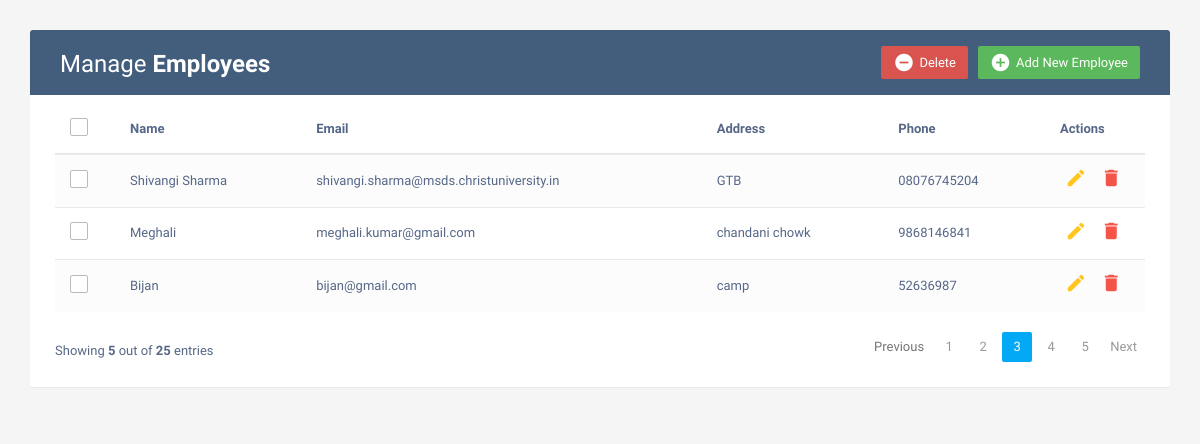
The page / on the database its author committed.
### CRUD/models.py (models this page shows, shortened)
class Employees(models.Model):
    name = models.CharField(max_length=200,null=True,blank=True)
    email = models.EmailField(max_length=100,null=True,blank=True)
    address = models.CharField(max_length=300,null=True,blank=True)  # Add address column
    phone_number = models.CharField(max_length=20,null=True,blank=True)  # Add phone number field

### CRUD/views.py (the view)
# urls.py: path('',INDEX,name='home'),
def INDEX(request):
    emp = Employees.objects.all()
    context = {
        'emp':emp,
    }
    return render(request,'index.html',context)

### templates/index.html (shortened to what this page needs)
<!DOCTYPE html>
<html lang="en">
<head>
    <link rel="stylesheet" href="https://maxcdn.bootstrapcdn.com/font-awesome/4.7.0/css/font-awesome.min.css">
    <link rel="stylesheet" href="https://maxcdn.bootstrapcdn.com/bootstrap/3.3.7/css/bootstrap.min.css">
<body>
    <div class="container">
        <div class="table-wrapper">
            <div class="table-title">
                <div class="row">
                    <div class="col-sm-6">
                        <h2>Manage <b>Employees</b></h2>
                    </div>
                    <div class="col-sm-6">
                        <a href="#addEmployeeModal" class="btn btn-success" data-toggle="modal"><i
                                class="material-icons">&#xE147;</i> <span>Add New Employee</span></a>
                        <a href="#deleteEmployeeModal" class="btn btn-danger" data-toggle="modal"><i
                                class="material-icons">&#xE15C;</i> <span>Delete</span></a>
                    </div>
                </div>
            </div>
            <table class="table table-striped table-hover">
                <thead>
                    <tr>
                        <th>
                            <span class="custom-checkbox">
                                <label for="selectAll"></label>
                            </span>
                        </th>
                        <th>Name</th>
                        <th>Email</th>
                        <th>Address</th>
                        <th>Phone</th>
                        <th>Actions</th>
                    </tr>
                </thead>
                <tbody>
                    {% for i in emp %}
                    <tr>
                        <td>
                            <span class="custom-checkbox">
                                <label for="checkbox1"></label>
                            </span>
                        </td>
                        <td>{{i.name}}</td>
                        <td>{{i.email}}</td>
                        <td>{{i.address}}</td>
                        <td>{{i.phone_number}}</td>
                        <td>
                            <a href="#editEmployeeModal-{{forloop.counter}}" class="edit" data-toggle="modal"><i class="material-icons"
                                    data-toggle="tooltip" title="Edit">&#xE254;</i></a>
                            <a href="#deleteEmployeeModal-{{forloop.counter}}" class="delete" data-toggle="modal"><i class="material-icons"
                                    data-toggle="tooltip" title="Delete">&#xE872;</i></a>
                        </td>
                    </tr>
                {% endfor %}
                </tbody>
            </table>
            <div class="clearfix">
                <div class="hint-text">Showing <b>5</b> out of <b>25</b> entries</div>
                <ul class="pagination">
                    <li class="page-item disabled"><a href="#">Previous</a></li>
                    <li class="page-item"><a href="#" class="page-link">1</a></li>
                    <li class="page-item"><a href="#" class="page-link">2</a></li>
                    <li class="page-item active"><a href="#" class="page-link">3</a></li>
                    <li class="page-item"><a href="#" class="page-link">4</a></li>
                    <li class="page-item"><a href="#" class="page-link">5</a></li>
                    <li class="page-item"><a href="#" class="page-link">Next</a></li>
                </ul>
            </div>
        </div>
    </div>
</body>
</html>

### templates/index.html (style rules this page uses)
body { color: #566787; background: #f5f5f5; font-family: 'Varela Round', sans-serif; font-size: 13px; }
.table-wrapper { background: #fff; padding: 20px 25px; margin: 30px 0; border-radius: 3px; box-shadow: 0 1px 1px rgba(0, 0, 0, .05); }
.table-title { padding-bottom: 15px; background: #435d7d; color: #fff; padding: 16px 30px; margin: -20px -25px 10px; border-radius: 3px 3px 0 0; }
.table-title h2 { margin: 5px 0 0; font-size: 24px; }
.table-title .btn { color: #fff; float: right; font-size: 13px; border: none; min-width: 50px; border-radius: 2px; border: none; outline: none !important; margin-left: 10px; }
.table-title .btn i { float: left; font-size: 21px; margin-right: 5px; }
.table-title .btn span { float: left; margin-top: 2px; }
table.table tr th, table.table tr td { border-color: #e9e9e9; padding: 12px 15px; vertical-align: middle; }
table.table tr th:first-child { width: 60px; }
table.table tr th:last-child { width: 100px; }
table.table-striped tbody tr:nth-of-type(odd) { background-color: #fcfcfc; }
table.table td:last-child i { opacity: 0.9; font-size: 22px; margin: 0 5px; }
table.table td a { font-weight: bold; color: #566787; display: inline-block; text-decoration: none; outline: none !important; }
table.table td a.edit { color: #FFC107; }
table.table td a.delete { color: #F44336; }
table.table td i { font-size: 19px; }
.pagination { float: right; margin: 0 0 5px; }
.pagination li a { border: none; font-size: 13px; min-width: 30px; min-height: 30px; color: #999; margin: 0 2px; line-height: 30px; border-radius: 2px !important; text-align: center; padding: 0 6px; }
.pagination li.active a, .pagination li.active a.page-link { background: #03A9F4; }
.hint-text { float: left; margin-top: 10px; font-size: 13px; }
.custom-checkbox { position: relative; }
.custom-checkbox label:before { width: 18px; height: 18px; }
.custom-checkbox label:before { content: ''; margin-right: 10px; display: inline-block; vertical-align: text-top; background: white; border: 1px solid #bbb; border-radius: 2px; box-sizing: border-box; z-index: 2; }

### rows shown on the page
Employees: name "Shivangi Sharma", email "shivangi.sharma@msds.christuniversity.in", address "GTB", phone_number "08076745204"
Employees: name "Meghali", email "meghali.kumar@gmail.com", address "chandani chowk", phone_number "9868146841"
Employees: name "Bijan", email "bijan@gmail.com", address "camp", phone_number "52636987"
